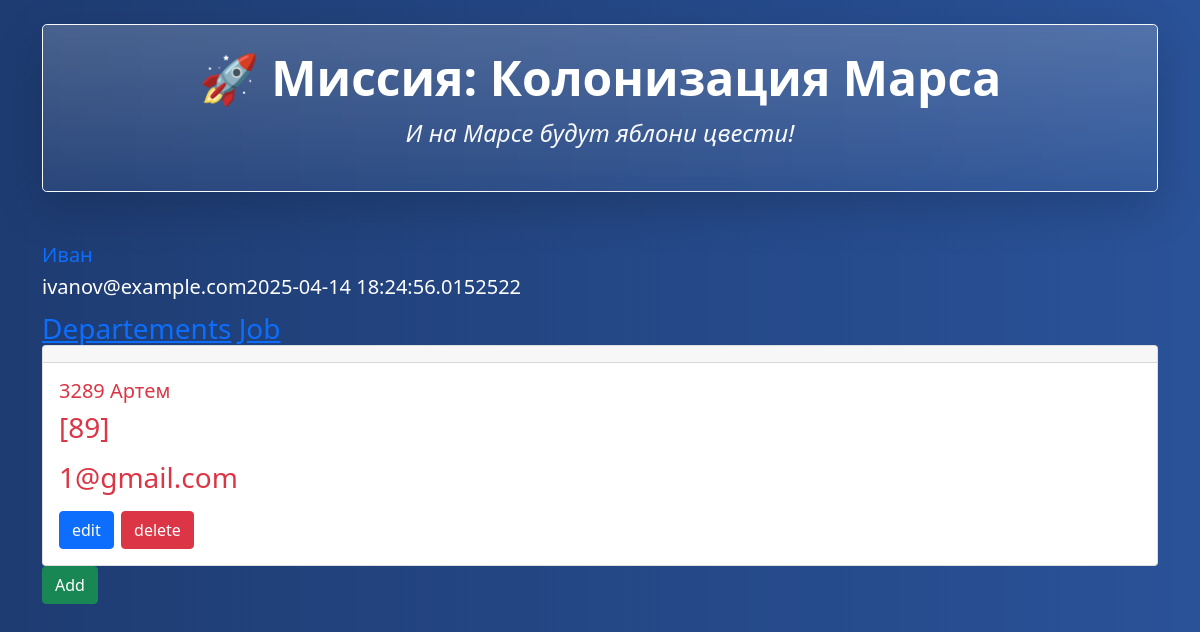
The page /departments (signed in) on the database its author committed.
### data/marsone.py (models this page shows)
class User(SqlAlchemyBase, UserMixin, SerializerMixin):
    __tablename__ = 'users'
    id = sqlalchemy.Column(
        sqlalchemy.Integer, primary_key=True, autoincrement=True)
    surname = sqlalchemy.Column(sqlalchemy.String(50), nullable=True)
    name = sqlalchemy.Column(sqlalchemy.String(50), nullable=True)
    age = sqlalchemy.Column(sqlalchemy.Integer)
    position = sqlalchemy.Column(sqlalchemy.String(100))
    speciality = sqlalchemy.Column(sqlalchemy.String(100))
    address = sqlalchemy.Column(sqlalchemy.String(200))
    email = sqlalchemy.Column(sqlalchemy.String(
        120), index=True, unique=True, nullable=True)
    hashed_password = sqlalchemy.Column(sqlalchemy.String(128), nullable=True)
    modified_date = sqlalchemy.Column(
        sqlalchemy.DateTime,
        default=datetime.datetime.now,
        onupdate=datetime.datetime.now
    )
    jobs = orm.relationship("Jobs", back_populates="user")
    department = orm.relationship('Department', back_populates='user')

class Department(SqlAlchemyBase):
    __tablename__ = 'department'
    id = chemy.Column(chemy.Integer, primary_key=True, autoincrement=True)
    title = chemy.Column(chemy.String)
    chief = chemy.Column(chemy.Integer, chemy.ForeignKey('users.id'))
    members = chemy.Column(chemy.JSON)
    email = chemy.Column(chemy.String)
    user = orm.relationship("User", back_populates="department")

### app.py (the view)
@app.route('/departments')
def homedep():
    ses = create_session()
    if current_user.is_authenticated:
        jobs = ses.query(Department).all()
        return render_template('departmnt.html', jobs=jobs, current_user=current_user)
    else:
        return redirect('/login')

### app.py (called while the page is built)
@login_manager.user_loader
def load_user(user_id):
    session = create_session()
    return session.query(User).get(user_id)

### data/db_session.py (called while the page is built)
def create_session() -> Session:
    global __factory
    return __factory()

### templates/departmnt.html (shortened to what this page needs)
{% extends 'base.html' %}
{% block content %}
<div>
    {% if current_user.is_authenticated %}
    <a class="navbar-brand" href="/logout">{{ current_user.name }}</a>
    <h3 class='navbar-brand'>{{ current_user.email }}<h3>
    {% else %}
      <p>
          <a class="btn btn-primary " href="/register">Зарегистрироваться</a>
          <a class="btn btn-success" href="/login">Войти</a>
      </p>
{% endif %}
  <div>
    <a href='/departments', class'btn btn-success'>Departements</a>
    <a href='' clas='btn btn-success'>Job</a>
    </div>
  {% for elem in jobs %}
      <div class="card text-danger">
      <div class="card-header">
      </div>
      <div class="card-body">
        <h5 class="card-title">{{ elem.title}} {{ elem.user.name }}</h5>
        <p class="card-text">{{ elem.members}}</p>
        <p class="card-text">{{ elem.email}}</p>
        <a href="eddep/{{ elem.id }}" class="btn btn-primary">edit</a>
        <a href="deldep/{{ elem.id }}" class="btn btn-danger">delete</a>
      </div>
    </div>
  {% endfor %}
  <a href='/adddep', class='btn btn-success'>Add</a>
</div>
{% endblock %}

### static/css/base.css (style rules this page uses)
body { background: linear-gradient(to right, #1e3c72, #2a5298); }

### rows shown on the page
User: name "Иван", email "ivanov@example.com2025-04-14 18:24:56.0152522"
Department: title "3289", user.name "Артем", members "[89]", email "1@gmail.com"
